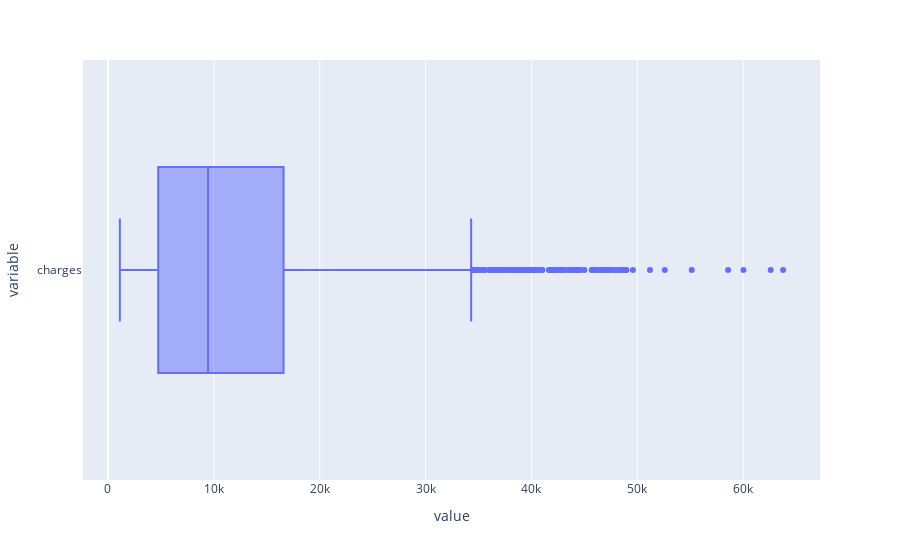

This figure's notebook cell:
### Code cell
import plotly.express as px
px.box(data_frame=df1.charges, orientation="h")

### Figure 1 — Plotly figure (JSON) as saved in the notebook; plotly's stock layout.template omitted (floating-point values rounded to 4 significant figures; data arrays with more than 128 entries replaced by an {"elided": "..."} marker saying what was removed)
{"data": [{"alignmentgroup": "True", "hovertemplate": "value=%{x}<br>variable=%{y}<extra></extra>", "legendgroup": "", "marker": {"color": "#636efa"}, "name": "", "notched": false, "offsetgroup": "", "orientation": "h", "showlegend": false, "type": "box", "x": {"elided": "1207 float values"}, "x0": " ", "xaxis": "x", "y": {"elided": "1207 str values"}, "y0": " ", "yaxis": "y"}], "layout": {"boxmode": "group", "legend": {"tracegroupgap": 0}, "margin": {"t": 60}, "xaxis": {"anchor": "y", "domain": [0, 1], "title": {"text": "value"}}, "yaxis": {"anchor": "x", "domain": [0, 1], "title": {"text": "variable"}}}}
